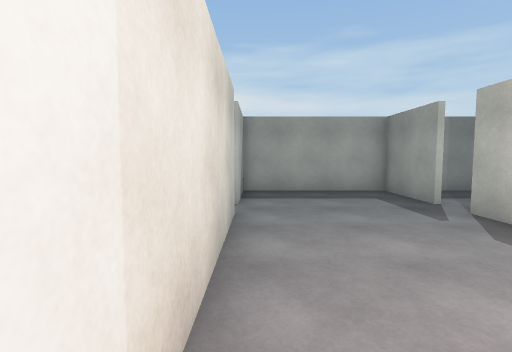
view 1 (above)

22 first-person views from a walk through a 3-D level made in the Unity game engine. The camera is 1.4 m above the floor, tilts 4° down and sees 85° across. The floor is counted in squares, 1 m on a side. Each view is taken from the middle of a square. On the plan, view 1 faces up. The plan holds only what a view shows up to about 14 squares ahead; the rest is blank. Door leaves are left out, so doorways stand open.

view 2
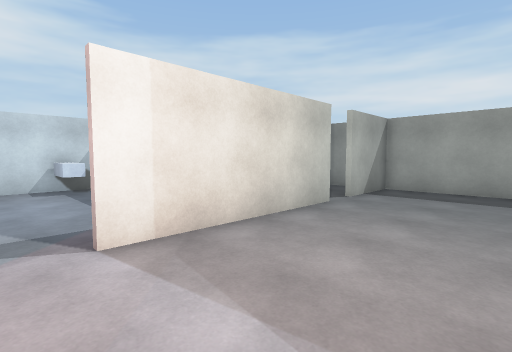

view 3
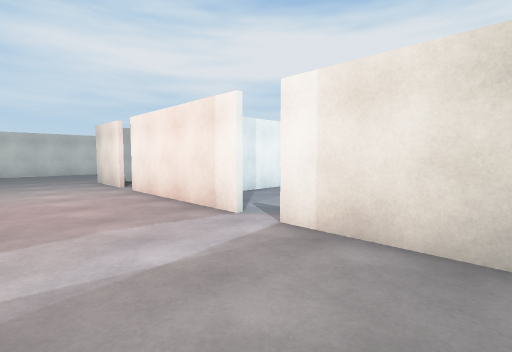

view 4
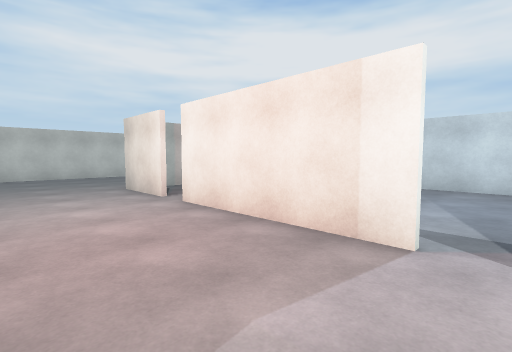

view 5
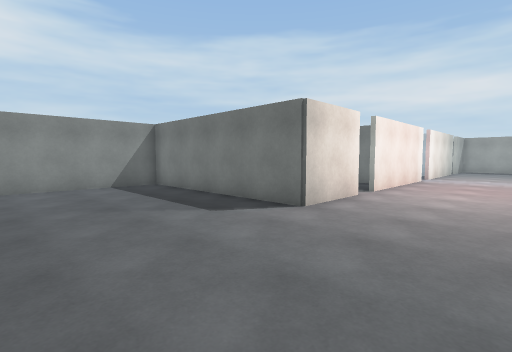

view 6
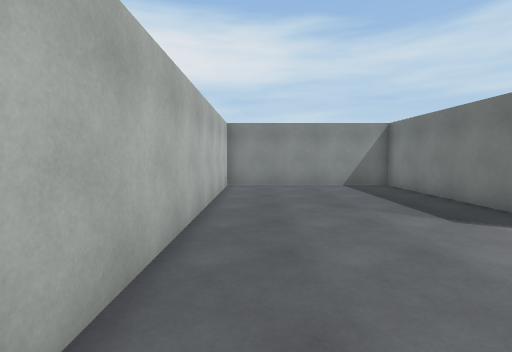

view 7
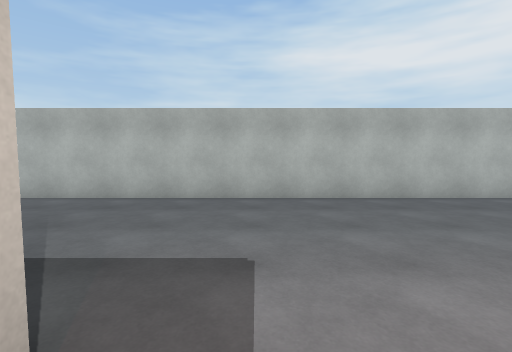

view 8
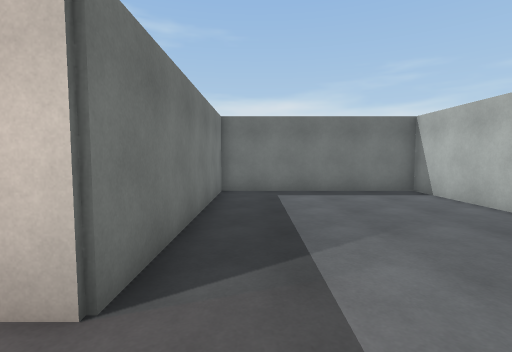

view 9
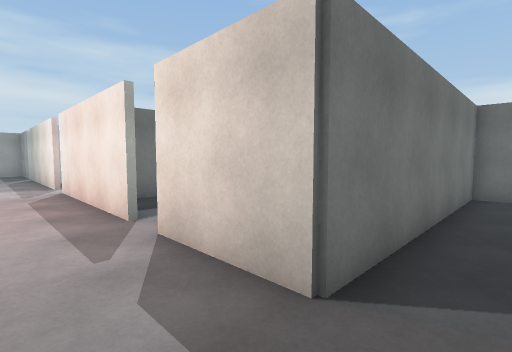

view 10
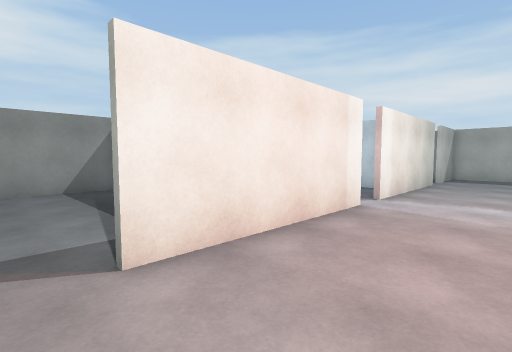

view 11
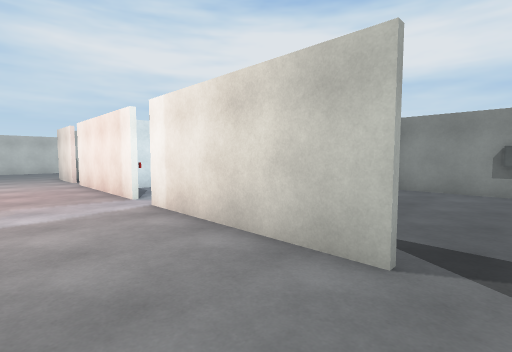

view 12
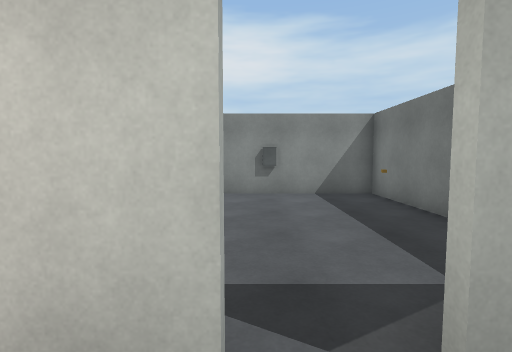

view 13
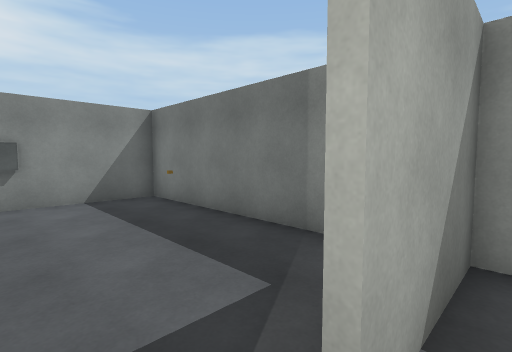

view 14
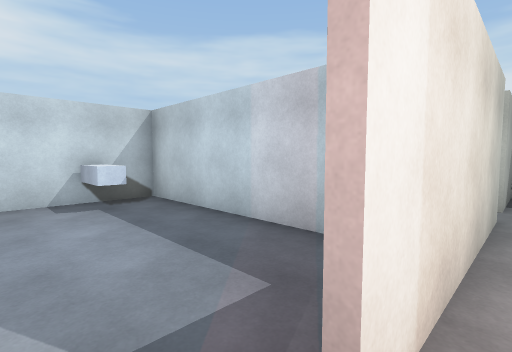

view 15
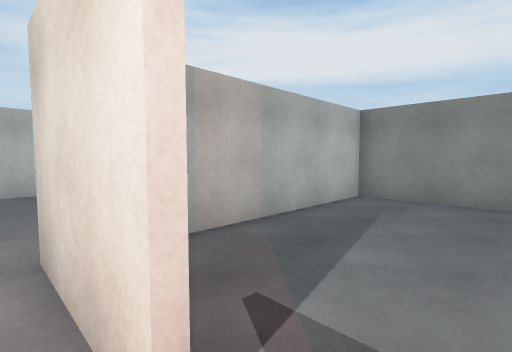

view 16
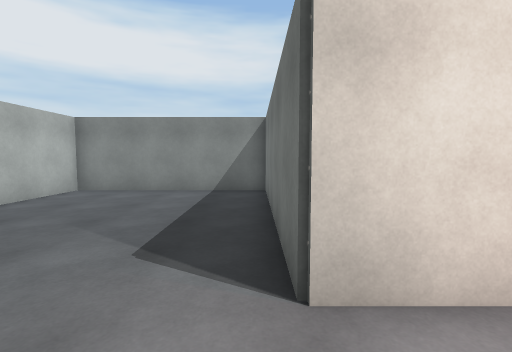

view 17
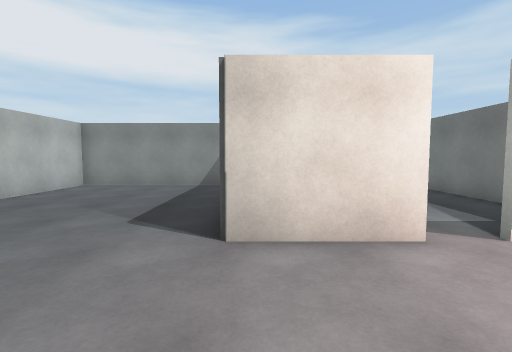

view 18
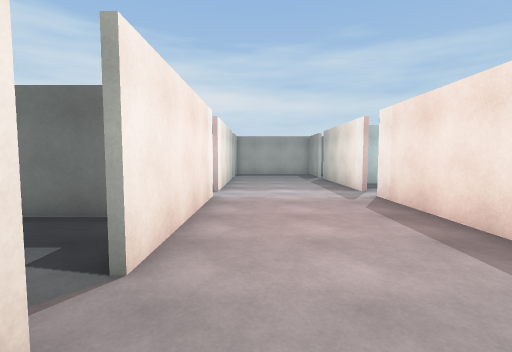

view 19
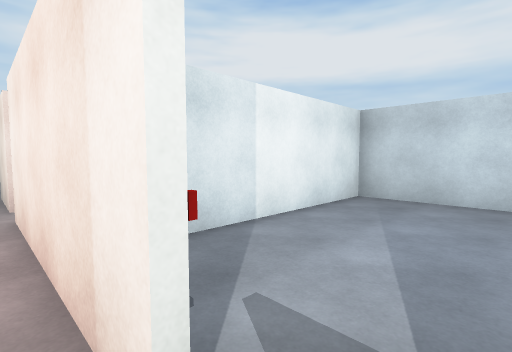

view 20
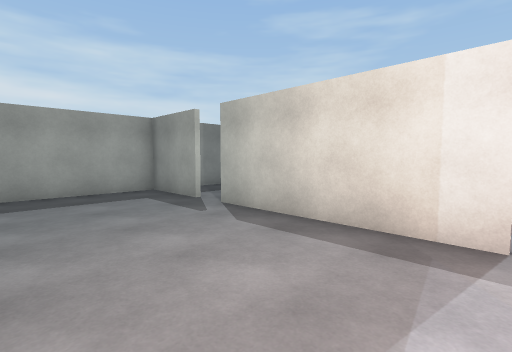

view 21
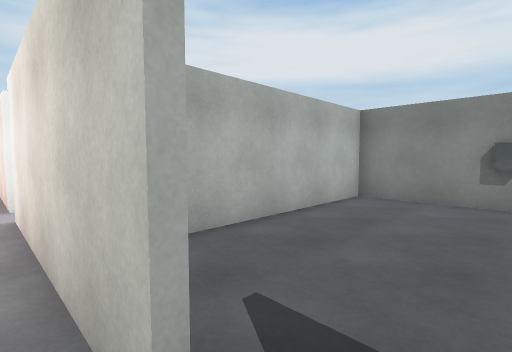

view 22
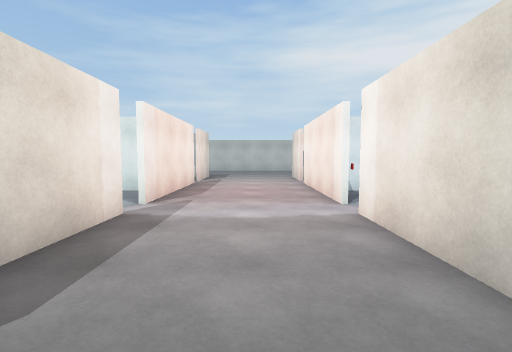

### Floor plan
Ten units are one square. View 1 is at (0, 0); x grows to the right and y downward. Boxes are objects, and circles mark ways between rooms. Rooms are numbered by the first view taken in them; rooms with no view inside come last. Other rooms are left out.
<svg viewBox="-101 -119 249 328">
<path fill="none" stroke="#000" d="M-5 91 -5 126 -96 126M53 79 53 11M-5 24 -5 79M53 -1 53 -69M-95 124 -95 204 143 204 143 126 53 126 53 91M-5 -69 -5 -1M53 -81 53 -114 -5 -114 -5 -81M-20 -34 -96 -34M-95 -35 -95 44 -18 44M-24 46 -80 46M-95 49 -95 124M-96 124 -24 124M-94 -79 -94 -72M-24 -114 -95 -114 -95 -35M-96 -36 -26 -36"/>
<rect x="-15" y="5" width="10" height="20" fill="#bbb"><title>other object</title></rect>
<rect x="-95" y="-25" width="20" height="20" fill="#bbb"><title>other object</title></rect>
<circle cx="-10" cy="0" r="3" fill="#2a7"/>
<circle cx="-10" cy="85" r="3" fill="#2a7"/>
<circle cx="-10" cy="-75" r="3" fill="#2a7"/>
<text x="20" y="100">1</text>
<text x="-50" y="0">2</text>
<text x="-50" y="80">3</text>
<text x="-50" y="-70">4</text>
</svg>
Room 1 opens to room 2. Room 1 opens to room 3. Room 1 opens to room 4.

Where each view was taken, in squares from view 1:
view 1: 0 up, 0 right, facing up
view 2: 1 down, 4 right, facing up-left
view 3: 4 up, 4 right, facing down-left
view 4: 0 up, 4 right, facing down-left
view 5: 19 down, 4 right, facing up-left
view 6: 19 down, 4 right, facing left
view 7: 11 down, 4 right, facing down
view 8: 14 down, 3 right, facing right
view 9: 14 down, 3 right, facing up-right
view 10: 9 down, 3 right, facing up-left
view 11: 8 up, 3 right, facing down-left
view 12: 7 up, 1 right, facing left
view 13: 7 up, 0 right, facing up-left
view 14: 1 down, 0 right, facing up-left
view 15: 8 down, 0 right, facing down-left
view 16: 13 down, 2 right, facing left
view 17: 12 down, 4 right, facing left
view 18: 11 down, 1 right, facing up
view 19: 0 up, 0 right, facing down-left
view 20: 0 up, 0 right, facing up-right
view 21: 8 up, 0 right, facing down-left
view 22: 7 up, 2 right, facing down
